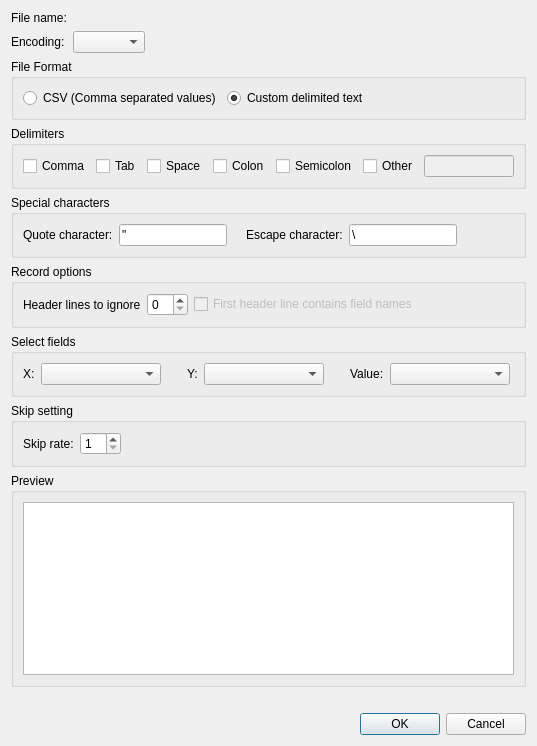
<?xml version="1.0" encoding="UTF-8"?>
<ui version="4.0">
 <class>GeoDataPointmapRealTextImporter_SettingDialog</class>
 <widget class="QDialog" name="GeoDataPointmapRealTextImporter_SettingDialog">
  <property name="geometry">
   <rect>
    <x>0</x>
    <y>0</y>
    <width>537</width>
    <height>746</height>
   </rect>
  </property>
  <property name="windowTitle">
   <string>Import Setting</string>
  </property>
  <layout class="QVBoxLayout" name="verticalLayout_2">
   <item>
    <layout class="QGridLayout" name="gridLayout">
     <item row="0" column="0">
      <widget class="QLabel" name="fileNameLabel">
       <property name="text">
        <string>File name:</string>
       </property>
      </widget>
     </item>
     <item row="0" column="1">
      <widget class="QLabel" name="fileNameValueLabel">
       <property name="text">
        <string/>
       </property>
      </widget>
     </item>
     <item row="1" column="0">
      <widget class="QLabel" name="encodingLabel">
       <property name="text">
        <string>Encoding:</string>
       </property>
      </widget>
     </item>
     <item row="1" column="1">
      <layout class="QHBoxLayout" name="horizontalLayout">
       <item>
        <widget class="QComboBox" name="encodingComboBox"/>
       </item>
       <item>
        <spacer name="horizontalSpacer">
         <property name="orientation">
          <enum>Qt::Horizontal</enum>
         </property>
         <property name="sizeHint" stdset="0">
          <size>
           <width>40</width>
           <height>20</height>
          </size>
         </property>
        </spacer>
       </item>
      </layout>
     </item>
    </layout>
   </item>
   <item>
    <widget class="QGroupBox" name="formatGroupBox">
     <property name="title">
      <string>File Format</string>
     </property>
     <layout class="QHBoxLayout" name="horizontalLayout_2">
      <item>
       <widget class="QRadioButton" name="csvRadioButton">
        <property name="text">
         <string>CSV (Comma separated values)</string>
        </property>
        <property name="checked">
         <bool>false</bool>
        </property>
       </widget>
      </item>
      <item>
       <widget class="QRadioButton" name="customRadioButton">
        <property name="text">
         <string>Custom delimited text</string>
        </property>
        <property name="checked">
         <bool>true</bool>
        </property>
       </widget>
      </item>
      <item>
       <spacer name="horizontalSpacer_2">
        <property name="orientation">
         <enum>Qt::Horizontal</enum>
        </property>
        <property name="sizeHint" stdset="0">
         <size>
          <width>40</width>
          <height>20</height>
         </size>
        </property>
       </spacer>
      </item>
     </layout>
    </widget>
   </item>
   <item>
    <widget class="QGroupBox" name="delimitersGroupBox">
     <property name="title">
      <string>Delimiters</string>
     </property>
     <layout class="QHBoxLayout" name="horizontalLayout_4">
      <item>
       <widget class="QCheckBox" name="commaCheckBox">
        <property name="enabled">
         <bool>true</bool>
        </property>
        <property name="text">
         <string>Comma</string>
        </property>
        <property name="checked">
         <bool>false</bool>
        </property>
       </widget>
      </item>
      <item>
       <widget class="QCheckBox" name="tabCheckBox">
        <property name="enabled">
         <bool>true</bool>
        </property>
        <property name="text">
         <string>Tab</string>
        </property>
       </widget>
      </item>
      <item>
       <widget class="QCheckBox" name="spaceCheckBox">
        <property name="enabled">
         <bool>true</bool>
        </property>
        <property name="text">
         <string>Space</string>
        </property>
       </widget>
      </item>
      <item>
       <widget class="QCheckBox" name="colonCheckBox">
        <property name="enabled">
         <bool>true</bool>
        </property>
        <property name="text">
         <string>Colon</string>
        </property>
       </widget>
      </item>
      <item>
       <widget class="QCheckBox" name="semicolonCheckBox">
        <property name="enabled">
         <bool>true</bool>
        </property>
        <property name="text">
         <string>Semicolon</string>
        </property>
       </widget>
      </item>
      <item>
       <widget class="QCheckBox" name="otherCheckBox">
        <property name="enabled">
         <bool>true</bool>
        </property>
        <property name="text">
         <string>Other</string>
        </property>
       </widget>
      </item>
      <item>
       <widget class="QLineEdit" name="otherLineEdit">
        <property name="enabled">
         <bool>false</bool>
        </property>
       </widget>
      </item>
     </layout>
    </widget>
   </item>
   <item>
    <layout class="QHBoxLayout" name="horizontalLayout_6" stretch="0">
     <item>
      <widget class="QGroupBox" name="specialGroupBox">
       <property name="title">
        <string>Special characters</string>
       </property>
       <layout class="QHBoxLayout" name="horizontalLayout_5" stretch="0,0,0,0,0,0,1">
        <item>
         <widget class="QLabel" name="quoteLabel">
          <property name="text">
           <string>Quote character:</string>
          </property>
         </widget>
        </item>
        <item>
         <widget class="QLineEdit" name="quoteLineEdit">
          <property name="text">
           <string>&quot;</string>
          </property>
         </widget>
        </item>
        <item>
         <widget class="TooltipLabel" name="quoteHelpLabel">
          <property name="toolTip">
           <string>When you want to specify multiple quote characters, please just input the characters only, no spaces or commas.</string>
          </property>
          <property name="text">
           <string/>
          </property>
          <property name="pixmap">
           <pixmap resource="../../../guibase/guibase.qrc">:/libs/guibase/images/iconQuestion.png</pixmap>
          </property>
         </widget>
        </item>
        <item>
         <widget class="QLabel" name="escapeLabel">
          <property name="text">
           <string>Escape character:</string>
          </property>
         </widget>
        </item>
        <item>
         <widget class="QLineEdit" name="escapeLineEdit">
          <property name="text">
           <string>\</string>
          </property>
          <property name="maxLength">
           <number>1</number>
          </property>
         </widget>
        </item>
        <item>
         <widget class="TooltipLabel" name="escapeHelpLabel">
          <property name="toolTip">
           <string>The character to escape quote characters in quoted text. You can specify only one character.</string>
          </property>
          <property name="text">
           <string/>
          </property>
          <property name="pixmap">
           <pixmap resource="../../../guibase/guibase.qrc">:/libs/guibase/images/iconQuestion.png</pixmap>
          </property>
         </widget>
        </item>
        <item>
         <spacer name="horizontalSpacer_3">
          <property name="orientation">
           <enum>Qt::Horizontal</enum>
          </property>
          <property name="sizeHint" stdset="0">
           <size>
            <width>40</width>
            <height>20</height>
           </size>
          </property>
         </spacer>
        </item>
       </layout>
      </widget>
     </item>
    </layout>
   </item>
   <item>
    <widget class="QGroupBox" name="recordOptionsGroupBox">
     <property name="title">
      <string>Record options</string>
     </property>
     <layout class="QHBoxLayout" name="horizontalLayout_3">
      <item>
       <widget class="QLabel" name="headerLinesLabel">
        <property name="text">
         <string>Header lines to ignore</string>
        </property>
       </widget>
      </item>
      <item>
       <widget class="QSpinBox" name="headerLinesSpinBox"/>
      </item>
      <item>
       <widget class="QCheckBox" name="fieldNameCheckBox">
        <property name="enabled">
         <bool>false</bool>
        </property>
        <property name="text">
         <string>First header line contains field names</string>
        </property>
       </widget>
      </item>
      <item>
       <spacer name="horizontalSpacer_4">
        <property name="orientation">
         <enum>Qt::Horizontal</enum>
        </property>
        <property name="sizeHint" stdset="0">
         <size>
          <width>199</width>
          <height>20</height>
         </size>
        </property>
       </spacer>
      </item>
     </layout>
    </widget>
   </item>
   <item>
    <widget class="QGroupBox" name="selectFieldsGroupBox">
     <property name="title">
      <string>Select fields</string>
     </property>
     <layout class="QHBoxLayout" name="horizontalLayout_9">
      <item>
       <widget class="QLabel" name="xLabel">
        <property name="text">
         <string>X:</string>
        </property>
       </widget>
      </item>
      <item>
       <widget class="QComboBox" name="xFieldComboBox">
        <property name="minimumSize">
         <size>
          <width>120</width>
          <height>0</height>
         </size>
        </property>
       </widget>
      </item>
      <item>
       <spacer name="horizontalSpacer_8">
        <property name="orientation">
         <enum>Qt::Horizontal</enum>
        </property>
        <property name="sizeType">
         <enum>QSizePolicy::Fixed</enum>
        </property>
        <property name="sizeHint" stdset="0">
         <size>
          <width>20</width>
          <height>20</height>
         </size>
        </property>
       </spacer>
      </item>
      <item>
       <widget class="QLabel" name="yLabel">
        <property name="text">
         <string>Y:</string>
        </property>
       </widget>
      </item>
      <item>
       <widget class="QComboBox" name="yFieldComboBox">
        <property name="minimumSize">
         <size>
          <width>120</width>
          <height>0</height>
         </size>
        </property>
       </widget>
      </item>
      <item>
       <spacer name="horizontalSpacer_9">
        <property name="orientation">
         <enum>Qt::Horizontal</enum>
        </property>
        <property name="sizeType">
         <enum>QSizePolicy::Fixed</enum>
        </property>
        <property name="sizeHint" stdset="0">
         <size>
          <width>20</width>
          <height>20</height>
         </size>
        </property>
       </spacer>
      </item>
      <item>
       <widget class="QLabel" name="valueLabel">
        <property name="text">
         <string>Value:</string>
        </property>
       </widget>
      </item>
      <item>
       <widget class="QComboBox" name="valueFieldComboBox">
        <property name="minimumSize">
         <size>
          <width>120</width>
          <height>0</height>
         </size>
        </property>
       </widget>
      </item>
      <item>
       <spacer name="horizontalSpacer_7">
        <property name="orientation">
         <enum>Qt::Horizontal</enum>
        </property>
        <property name="sizeHint" stdset="0">
         <size>
          <width>73</width>
          <height>20</height>
         </size>
        </property>
       </spacer>
      </item>
     </layout>
    </widget>
   </item>
   <item>
    <widget class="QGroupBox" name="groupBox">
     <property name="title">
      <string>Skip setting</string>
     </property>
     <layout class="QHBoxLayout" name="horizontalLayout_7">
      <item>
       <widget class="QLabel" name="skipRateLabel">
        <property name="text">
         <string>Skip rate:</string>
        </property>
       </widget>
      </item>
      <item>
       <widget class="QSpinBox" name="skipRateSpinBox">
        <property name="minimum">
         <number>1</number>
        </property>
       </widget>
      </item>
      <item>
       <widget class="TooltipLabel" name="skipRateHelpLabel">
        <property name="toolTip">
         <string>When you want to skip lines in the file, please specify values larger than 1. For example, if you input 2, every other line is imported.</string>
        </property>
        <property name="text">
         <string/>
        </property>
        <property name="pixmap">
         <pixmap resource="../../../guibase/guibase.qrc">:/libs/guibase/images/iconQuestion.png</pixmap>
        </property>
       </widget>
      </item>
      <item>
       <spacer name="horizontalSpacer_5">
        <property name="orientation">
         <enum>Qt::Horizontal</enum>
        </property>
        <property name="sizeHint" stdset="0">
         <size>
          <width>407</width>
          <height>20</height>
         </size>
        </property>
       </spacer>
      </item>
     </layout>
    </widget>
   </item>
   <item>
    <widget class="QGroupBox" name="previewGroupBox">
     <property name="title">
      <string>Preview</string>
     </property>
     <layout class="QVBoxLayout" name="verticalLayout">
      <item>
       <widget class="QTableWidget" name="tableWidget"/>
      </item>
     </layout>
    </widget>
   </item>
   <item>
    <widget class="QLabel" name="errorsLabel">
     <property name="font">
      <font>
       <weight>75</weight>
       <bold>true</bold>
      </font>
     </property>
     <property name="styleSheet">
      <string notr="true">color: red;</string>
     </property>
    </widget>
   </item>
   <item>
    <widget class="QDialogButtonBox" name="buttonBox">
     <property name="orientation">
      <enum>Qt::Horizontal</enum>
     </property>
     <property name="standardButtons">
      <set>QDialogButtonBox::Cancel|QDialogButtonBox::Ok</set>
     </property>
    </widget>
   </item>
  </layout>
 </widget>
 <customwidgets>
  <customwidget>
   <class>TooltipLabel</class>
   <extends>QLabel</extends>
   <header>guibase/tooltiplabel.h</header>
  </customwidget>
 </customwidgets>
 <resources>
  <include location="../../../guibase/guibase.qrc"/>
 </resources>
 <connections>
  <connection>
   <sender>buttonBox</sender>
   <signal>accepted()</signal>
   <receiver>GeoDataPointmapRealTextImporter_SettingDialog</receiver>
   <slot>accept()</slot>
   <hints>
    <hint type="sourcelabel">
     <x>558</x>
     <y>665</y>
    </hint>
    <hint type="destinationlabel">
     <x>157</x>
     <y>274</y>
    </hint>
   </hints>
  </connection>
  <connection>
   <sender>buttonBox</sender>
   <signal>rejected()</signal>
   <receiver>GeoDataPointmapRealTextImporter_SettingDialog</receiver>
   <slot>reject()</slot>
   <hints>
    <hint type="sourcelabel">
     <x>558</x>
     <y>665</y>
    </hint>
    <hint type="destinationlabel">
     <x>286</x>
     <y>274</y>
    </hint>
   </hints>
  </connection>
  <connection>
   <sender>otherCheckBox</sender>
   <signal>toggled(bool)</signal>
   <receiver>otherLineEdit</receiver>
   <slot>setEnabled(bool)</slot>
   <hints>
    <hint type="sourcelabel">
     <x>383</x>
     <y>134</y>
    </hint>
    <hint type="destinationlabel">
     <x>548</x>
     <y>136</y>
    </hint>
   </hints>
  </connection>
 </connections>
</ui>
